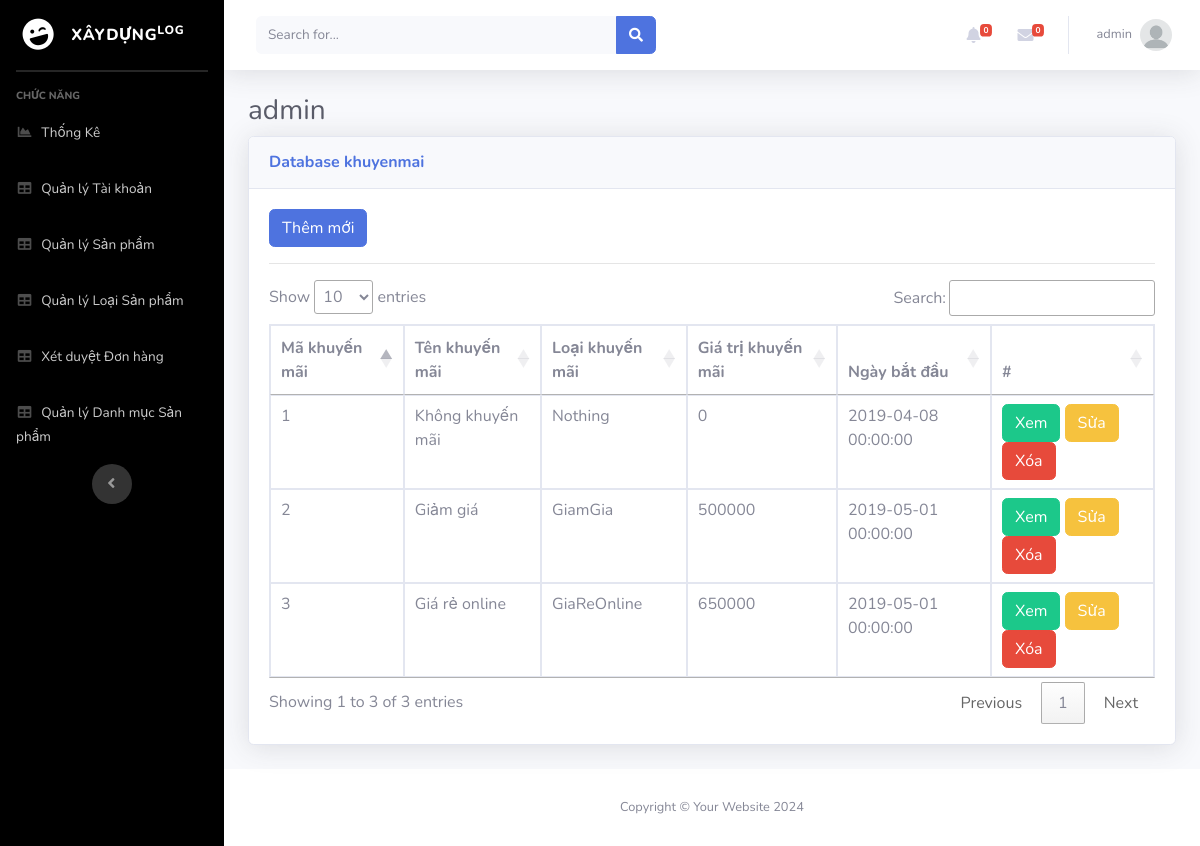
The app's page /Admin/index.php?mod=khuyenmai (signed in) with its own data.
### tables this page shows
CREATE TABLE `khuyenmai` (
  `MaKM` int(11) NOT NULL,
  `TenKM` varchar(100) NOT NULL,
  `LoaiKM` varchar(20) NOT NULL,
  `GiaTriKM` float(11,0) NOT NULL,
  `NgayBD` datetime NOT NULL,
  `TrangThai` int(11) NOT NULL
);

### Admin/MVC/controllers/KhuyenmaiController.php (called while the page is built, shortened)
<?php
class KhuyenmaiController
{
	var $khuyenmai_model;
	function __construct()
	{
		$this->khuyenmai_model = new khuyenmai();
	}
	public function list()
	{
		$data = $this->khuyenmai_model->All();
		require_once("MVC/Views/Admin/index.php");
	}
}

### Admin/MVC/Models/connection.php (called while the page is built, shortened)
<?php
    class Connection{
        function __construct()
        {
            $severname ="localhost";
            $username ="root";
            $password ="";
            $db_name ="vatlieuxaydung";
            $this->conn = new mysqli($severname,$username,$password,$db_name);
        }
    }
?>

### Admin/MVC/Models/model.php (called while the page is built, shortened)
<?php
require_once("connection.php");
class Model
{
    var $table;
    var $contens;
    function __construct()
    {
        $conn_obj = new Connection();
        $this->conn = $conn_obj->conn;
    }
    function All()
    {
        $query = "select * from $this->table ORDER BY $this->contens DESC ";
        require("result.php");
        return $data;
    }
}

### Admin/MVC/Models/result.php (called while the page is built)
<?php
$result = $this->conn->query($query);
$data = array();
while ($row = $result->fetch_assoc()) {
    $data[] = $row;
}
?>

### Admin/MVC/Views/khuyenmai/list.php (the view, shortened to what this page needs)
<?php if (isset($_SESSION['isLogin_Admin']) && $_SESSION['isLogin_Admin'] == true) { ?>
<a href="?mod=khuyenmai&act=add" type="button" class="btn btn-primary">Thêm mới</a>
<?php } ?>
<hr>
<table class="table table-bordered" id="dataTable" width="100%" cellspacing="0">
  <thead>
    <tr>
      <th scope="col">Mã khuyến mãi</th>
      <th scope="col">Tên khuyến mãi</th>
      <th scope="col">Loại khuyến mãi</th>
      <th scope="col">Giá trị khuyến mãi</th>
      <th scope="col">Ngày bắt đầu</th>
      <th>#</th>
    </tr>
  </thead>
  <tbody>
    <?php foreach ($data as $row) { ?>
      <tr>
        <td><?= $row['MaKM'] ?></td>
        <td><?= $row['TenKM'] ?></td>
        <td><?= $row['LoaiKM'] ?></td>
        <td><?= $row['GiaTriKM'] ?></td>
        <td><?= $row['NgayBD'] ?></td>
        <td>
          <a href="?mod=khuyenmai&act=detail&id=<?= $row['MaKM'] ?>" class="btn btn-success">Xem</a>
          <?php if (isset($_SESSION['isLogin_Admin']) && $_SESSION['isLogin_Admin'] == true) { ?>
          <a href="?mod=khuyenmai&act=edit&id=<?= $row['MaKM'] ?>" class="btn btn-warning">Sửa</a>
          <a href="?mod=khuyenmai&act=delete&id=<?= $row['MaKM'] ?>" onclick="return confirm('Bạn có thật sự muốn xóa ?');" type="button" class="btn btn-danger">Xóa</a>
          <?php }?>
        </td>
      </tr>
    <?php } ?>
</table>

### records on screen
khuyenmai: MaKM "3", TenKM "Giá rẻ online", LoaiKM "GiaReOnline", GiaTriKM "650000", NgayBD "2019-05-01 00:00:00"
khuyenmai: MaKM "2", TenKM "Giảm giá", LoaiKM "GiamGia", GiaTriKM "500000", NgayBD "2019-05-01 00:00:00"
khuyenmai: MaKM "1", TenKM "Không khuyến mãi", LoaiKM "Nothing", GiaTriKM "0", NgayBD "2019-04-08 00:00:00"

### other values on screen
$_SESSION['login']['TaiKhoan'] "admin"
$mod "khuyenmai"
